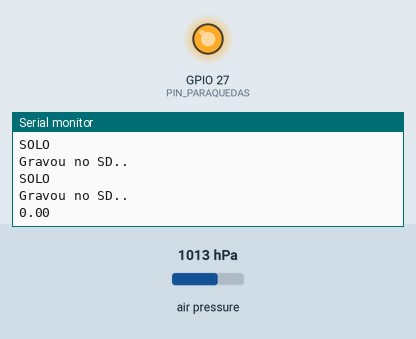
Recording of a sketch running on a simulated ESP32. On the bench: output pins drawn as LEDs (lit = HIGH), the last lines printed to the serial monitor. Inputs (shaded band) come from the test bench; at power-on: air pressure 1013 hPa. Storage starts empty; no radio packets arrive unless stated.

Above: at 1.2 s.
1.3 s: air pressure set to 952 hPa
At 2.3 s:
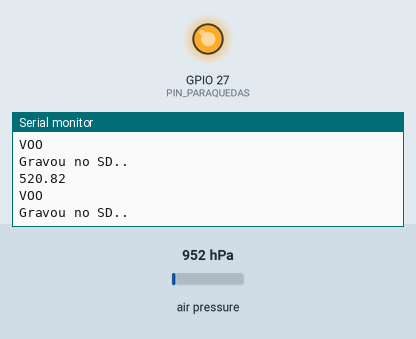
2.8 s: air pressure set to 975 hPa
At 3.6 s:
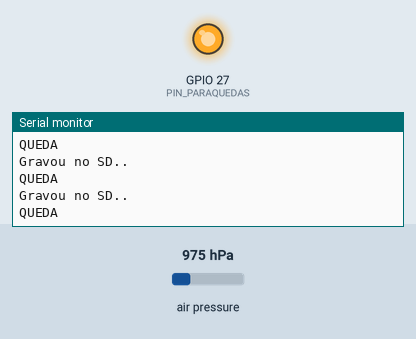
Timing chart, 0 to 5.8 s (numbered marks = the images above; inputs shaded):
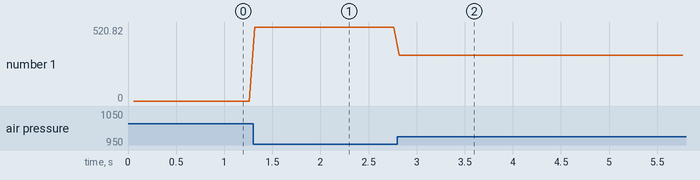

The sketch:

Telemetria.ino
```cpp
/*******************************************************
Código da placa principal do foguete de 1km para a LASC

Código para ESP32 Dev Module

Início: 2026/01
Término: 2026/02

Requisitos implementados:

Aquisição de dados com BMP280
Transmissão de dados com LoRa XL1278
Gravação de dados com socket SDMMC

Core 0: aquisição de sensores
Core 1: transmissão via LoRa
        gravação SD
Escalonamento por afinidade implementado com FreeRTOS
Comunicação por fila FreeRTOS

To-do:

Atualização de código OTA
Captação e envio de dados GPS
Core 0: Acionamento de paraquedas

Atualização de código OTA será necessário, porque alguns
pinos do socket do SD são usados como bootstrapping

Convenções de nomenclatura:

t_  : funções de tasks
qh_ : handles de filas RTOS
th_ : handles de tasks RTOS
f   : flags booleanas
x   : BaseType_t RTOS

Convenções para nomes de arquivos:

/flight.txt : dados de voo/telemetria
/wifi.txt   : credenciais wifi (NUNCA deixar hardcoded)
/static.txt : dados de teste estático
********************************************************/

/*** Cabeçalho ***/
#include <HardwareSerial.h>
#include <SPI.h>
#include <Adafruit_BMP280.h>
#include <LoRa.h>
#include <TinyGPSPlus.h>
#include <SD_MMC.h>

#define LORA_SS 5
#define LORA_RST 17
#define LORA_DIO0 16
#define GPS_RX 33 // RX do ESP, TX do GPS
#define GPS_TX 32 // TX do ESP, RX da GPS
#define PIN_PARAQUEDAS 27


#define ERROR_LOG(msg) \
   do{ \
    Serial.println(msg); \
   } while(0) //Do-while para evitar bugs


Adafruit_BMP280 bmp = Adafruit_BMP280();
SPIClass lora_spi(VSPI);
TinyGPSPlus gps;
HardwareSerial gpsSerial(2);

uint32_t pacotesPerdidos = 0;
float altIni = 0;
volatile float altAtual = 0,
               altAnterior = 0;

enum class EtapasVoo{
  SOLO,
  VOO,
  QUEDA,
  PARAQUEDAS
};
volatile EtapasVoo etapaAtual = EtapasVoo::SOLO;

struct dadosTelemetria{
  float altitude;
  //double latitude,
  //       longitude;
  //bool newGpsData;
  unsigned long uptime;
};

TaskHandle_t th_captacaoDados = NULL,
             th_transmissaoDados = NULL,
             th_ejecao = NULL;
QueueHandle_t qh_dadosAltitude = NULL;

void t_captacaoDados(void *pvParameters);
void t_transmissaoDados(void *pvParameters);
void t_ejecao(void *pvParameters);

void setup() {
  File arquivo = File();

  Serial.begin(115200);

  pinMode(PIN_PARAQUEDAS, OUTPUT);
  digitalWrite(PIN_PARAQUEDAS, HIGH);

  //gpsSerial.begin(9600, SERIAL_8N1, GPS_RX, GPS_TX);

  if(!bmp.begin(0x76)) ERROR_LOG("Erro: BMP não iniciado");
  else{
    bmp.setSampling(Adafruit_BMP280::MODE_NORMAL, // modo de operação
                  Adafruit_BMP280::SAMPLING_X2, // temperatura
                  Adafruit_BMP280::SAMPLING_X16, // pressão
                  Adafruit_BMP280::FILTER_X16, //filtro de correção de dados
                  Adafruit_BMP280::STANDBY_MS_1);
    altIni = bmp.readAltitude(1013.25);
  }
  if(!SD_MMC.begin()){ ERROR_LOG("Erro: cartão SD não iniciado"); }
  arquivo = SD_MMC.open("/flight.txt", FILE_WRITE);
  if(!arquivo){ ERROR_LOG("Erro: arquivo não aberto");}
  arquivo.close();


  /*************************** Tabela de alcance LoRa (empírica) ***************************
  SF | BW (kHZ) | Velocidade aproximada (kbps) | Alcance campo aberto | Alcance urbano
  6  | 500      |              ~25             |       500m - 1km     | 100m - 300m
  7  | 125      |              ~9              |       1km - 2 km     | 300m - 800m
  8  | 125      |              ~4.5            |       2km - 4km      | 400m - 1.2km
  9  | 125      |              ~2              |       3km - 6km      | 500m - 2km
  10 | 125      |              ~1              |       5km - 8km      | 700m - 3km
  11 | 62.5     |              ~0.5            |       7km - 12km     | 1km - 4km
  12 | 31.25    |              ~0.25           |      10km - 15+ km   | 2km - 5km
  *************************** Usar para configurar parâmetros LoRa *************************/

  LoRa.setSPI(lora_spi);
  LoRa.setPins(LORA_SS, LORA_RST, LORA_DIO0);
  if(!LoRa.begin(915e6)){ ERROR_LOG("Erro: LoRa não iniciado"); }
  LoRa.setSyncWord(0xFE);
  LoRa.setSpreadingFactor(11);
  LoRa.setSignalBandwidth(62.5e3);

  qh_dadosAltitude = xQueueCreate(2048, sizeof(dadosTelemetria));

  if(xTaskCreatePinnedToCore(
    t_captacaoDados,
    "Captacao de dados",
    5000,
    NULL,
    1,
    &th_captacaoDados,
    0
  ) == pdFALSE){
    ERROR_LOG("Erro: task \'Captacao de dados\' não iniciada");
  }

  if(xTaskCreatePinnedToCore(
    t_transmissaoDados,
    "Transmissao de dados",
    6000,
    NULL,
    1,
    &th_transmissaoDados,
    1
  ) == pdFALSE){
    ERROR_LOG("Erro: task \'Trasmissao de dados\' não iniciada");
  }

  if(xTaskCreatePinnedToCore(
    t_ejecao,
    "Ejeção do paraquedas",
    2000,
    NULL,
    2,
    &th_ejecao,
    tskNO_AFFINITY
  ) == pdFALSE){
    ERROR_LOG("Erro: task \'Ejeção do paraquedas\' não iniciada");
  }
}

void loop() {
  vTaskDelete(NULL);
}

/*** Declaração de tasks ***/

void t_captacaoDados(void *pvParameters){
  struct dadosTelemetria dados = {};
  BaseType_t xDadosFilaEnviados = pdFALSE;
  String payloadTelemetria = "";
  File arquivo = SD_MMC.open("/flight.txt", FILE_APPEND);


  while(1){
    dados.uptime = millis();
    dados.altitude = bmp.readAltitude(1013.25) - altIni;
    //dados.newGpsData = false;
    altAnterior = altAtual;
    altAtual = dados.altitude;

    payloadTelemetria = String(dados.altitude) + ";"
                      //+ String(dados.latitude, 6) + ";"
                      //+ String(dados.longitude, 6) + ";"
                      //+ String(pacotesPerdidos) + ";"
                      //+ String(dados.newGpsData) + ";"
                      + String(dados.uptime) +
                      ("\0");

    if(arquivo){
      arquivo.println(payloadTelemetria);
      arquivo.flush();
      Serial.println("Gravou no SD..");

      if ((etapaAtual == EtapasVoo::SOLO) && (digitalRead(PIN_PARAQUEDAS) == LOW)) {
        arquivo.close();
      }
    } else {
      Serial.println("Erro: arquivo não aberto no SD");
    }

    /*
    while(gpsSerial.available()){
      Serial.println("porta recebeu");
      if(gps.encode(gpsSerial.read())){
        Serial.println("String válida lida");
        if(gps.location.isValid()){
          Serial.println("location valid");
          dados.latitude = gps.location.lat();
          dados.longitude = gps.location.lng();
          dados.newGpsData = true;
        }
      }
    }*/

    xDadosFilaEnviados = xQueueSend(qh_dadosAltitude, &dados, pdMS_TO_TICKS(5));

    if(xDadosFilaEnviados == pdFALSE) pacotesPerdidos++;

    vTaskDelay(pdMS_TO_TICKS(20));
  }
}

void t_transmissaoDados(void *pvParameters){
  uint8_t fLoraDisponivel = 0;
  struct dadosTelemetria dados = {};
  BaseType_t xDadosFilaRecebidos = pdFALSE;
  String payloadTelemetria = "";

  while(1){
    xDadosFilaRecebidos = xQueueReceive(qh_dadosAltitude, &dados, portMAX_DELAY);
    Serial.println(altAtual);
    //Serial.println(dados.longitude);
    //Serial.println(dados.latitude);

    if(xDadosFilaRecebidos == pdTRUE){
      payloadTelemetria = String(dados.altitude) + ";"
                          //+ String(dados.latitude, 6) + ";"
                          //+ String(dados.longitude, 6) + ";"
                          //+ String(pacotesPerdidos) + ";"
                          //+ String(dados.newGpsData) + ";"
                          + String(dados.uptime) +
                          ("\0");

      fLoraDisponivel = LoRa.beginPacket();

      if(fLoraDisponivel == 1){
        LoRa.print(payloadTelemetria);
        LoRa.endPacket();
      } else{
        Serial.println("LoRa indisponível");
      }
    }
  }
}

 // Função de Ejeção do Paraquedas
void t_ejecao (void *pvParameters){

  int contQueda = 0;
  int contRuido = 0;

  while(1){
    switch (etapaAtual) {
    case EtapasVoo::SOLO:
      Serial.println("SOLO");
      if (altAtual > 120) etapaAtual = EtapasVoo::VOO;

      break;

    case EtapasVoo::VOO:
      Serial.println("VOO");
      contQueda = 0;
      contRuido = 0;
      if (altAtual < altAnterior) etapaAtual = EtapasVoo::QUEDA;

      break;

    case EtapasVoo:: QUEDA:
      Serial.println("QUEDA");
      if (altAtual < altAnterior){
        contQueda++;
        Serial.println(contQueda);

        //if(contQueda >= 9) break;
      }
      if (altAtual > altAnterior){
        contRuido++;
        Serial.println(contRuido);
      }

      if (contRuido >= 3) etapaAtual = EtapasVoo::VOO;
      if (contQueda >= 9) etapaAtual = EtapasVoo::PARAQUEDAS;
      break;

    case EtapasVoo::PARAQUEDAS:
      digitalWrite(PIN_PARAQUEDAS, LOW);
      Serial.println("PARAQUEDAS ACIONADO");
      if (altAtual < 120) etapaAtual = EtapasVoo::SOLO;
      break;

    default:
      ERROR_LOG("Estado não esperado na ejeção do paraquedas");
      etapaAtual = EtapasVoo::SOLO;
      break;
    }
    vTaskDelay(pdMS_TO_TICKS(20));
  }
}
```

Measured:
- after the input at 1.3 s, the serial monitor: prints a new line at once (image 1)
- after the input at 2.8 s, the serial monitor: prints a new line at once (image 2)
- plotted number 1: 0 → 520.82 after the input at 1.3 s, 520.82 → 321.36 after the input at 2.8 s
